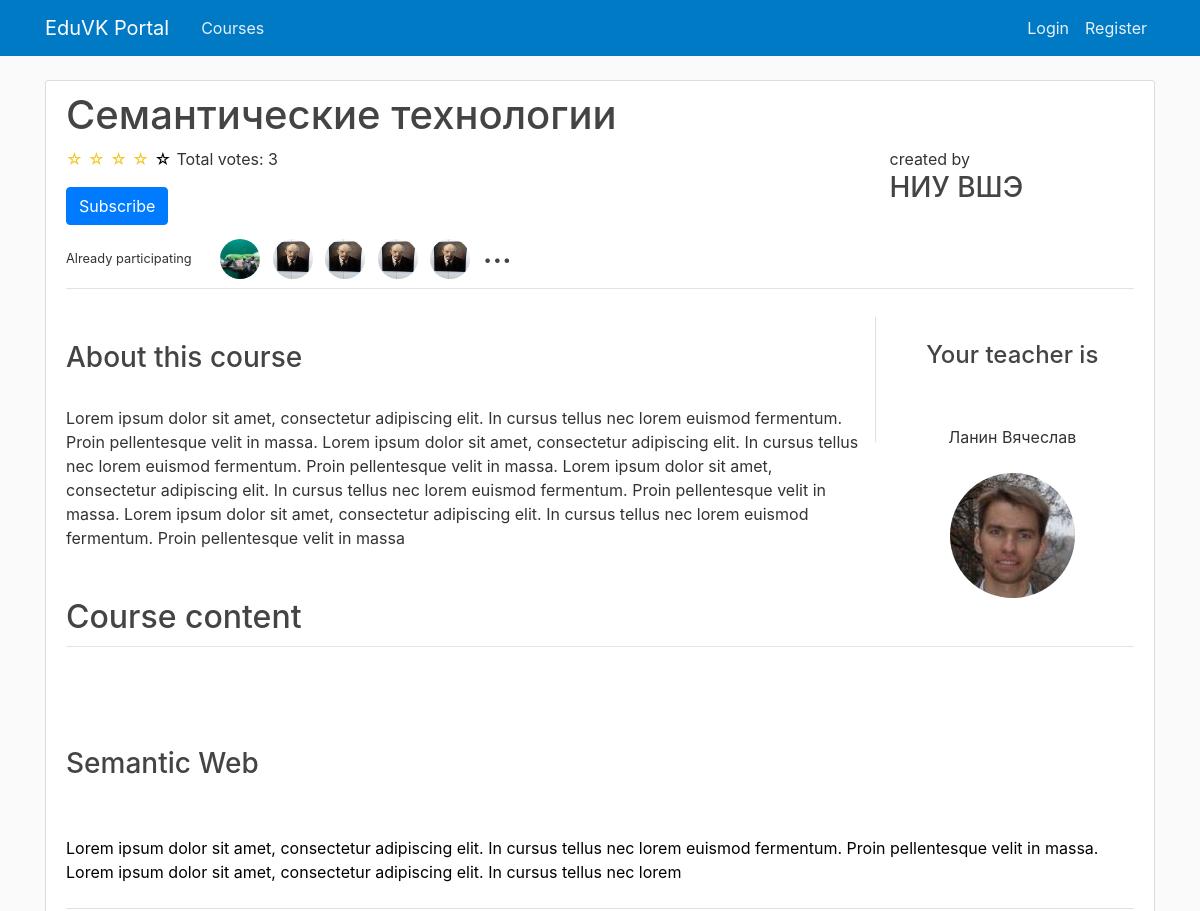
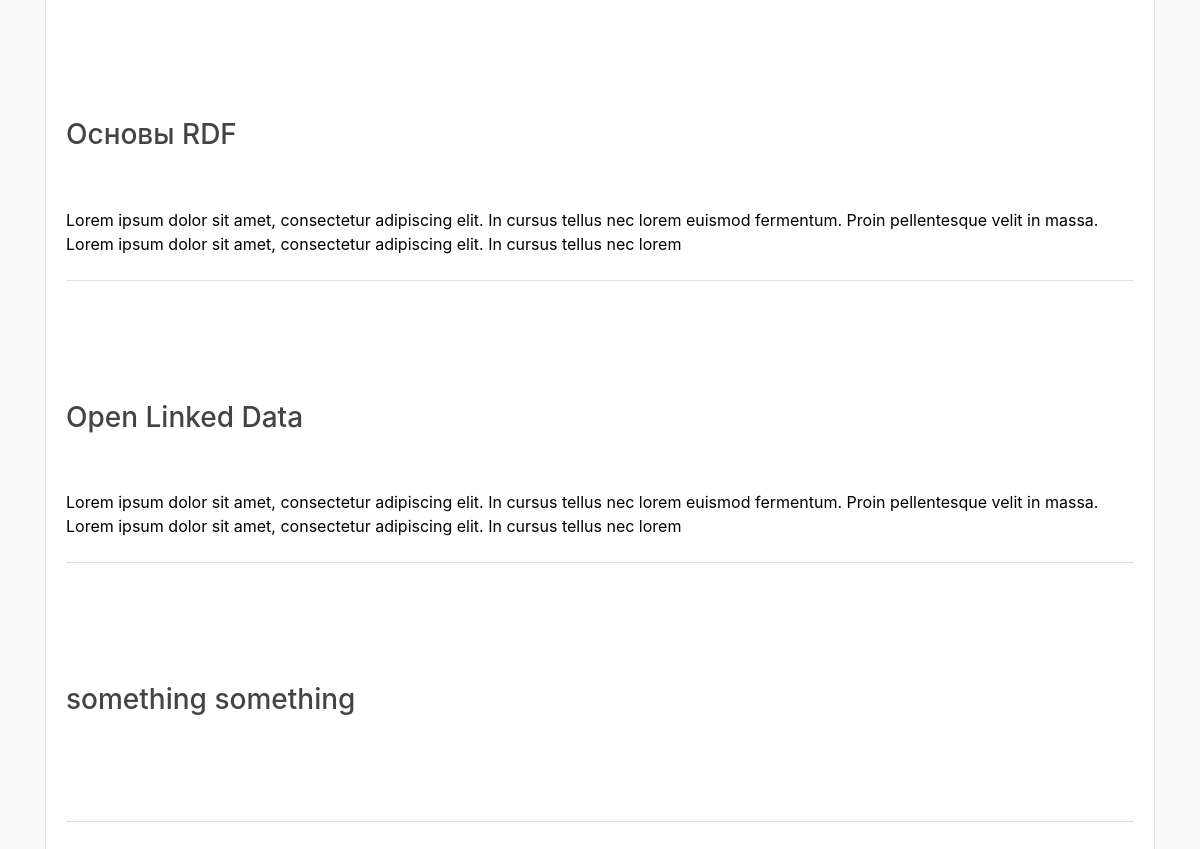
The page /course/1 on the database its author committed (2 pictures, top to bottom).
### app/models.py (models this page shows, shortened)
class Course(db.Model):
    __tablename__ = 'course'
    id = db.Column(db.Integer, primary_key=True)
    name = db.Column(db.String(120), nullable=False)
    description = db.Column(db.String(1000), nullable=True)
    picture = db.Column(db.String(12), nullable=True, default='default.jpg')
    rating = db.Column(db.Float, default=0)
    votes = db.Column(db.Integer, default=0)
    lectures = db.relationship('Lecture', backref='course', lazy='select')
    pupils = db.relationship('User', secondary="course_user", back_populates='courses', lazy='dynamic')
    lector_id = db.Column(db.Integer, db.ForeignKey('user.id'), nullable=False)
    lector = db.relationship('User', foreign_keys=[lector_id])

class Group(db.Model):
    __tablename__ = 'group'
    id = db.Column(db.Integer, primary_key=True)
    name = db.Column(db.String(60), unique=True, nullable=False)
    description = db.Column(db.String(256), nullable=True)
    rules = db.Column(db.String(126), nullable=True)
    stakeholders = db.Column(db.String(60), unique=True, nullable=True)
    certificate = db.Column(db.String(12), nullable=True)

class User(db.Model, UserMixin):
    __tablename__ = 'user'
    id = db.Column(db.Integer, primary_key=True)
    username = db.Column(db.String(20), unique=True, nullable=False)
    email = db.Column(db.String(120), nullable=True)
    avatar = db.Column(db.String(20), nullable=False, default='default.jpg')
    first_name = db.Column(db.String(20), nullable=True)
    last_name = db.Column(db.String(30), nullable=True)
    password = db.Column(db.String(60), nullable=False)
    group_id = db.Column(db.Integer, db.ForeignKey('group.id'), nullable=True)
    group = db.relationship('Group', foreign_keys=[group_id], backref='students', lazy='select')
    role_id = db.Column(db.Integer, db.ForeignKey('role.id'), nullable=False)
    role = db.relationship('Role')
    courses = db.relationship('Course', secondary="course_user", back_populates='pupils', lazy='dynamic')
    def fullname(self):
        if self.last_name is None or self.first_name is None:
            return ""
        return f"{self.last_name} {self.first_name}"

class Lecture(db.Model):
    __tablename__ = 'lecture'
    id = db.Column(db.Integer, primary_key=True)
    name = db.Column(db.String(120), nullable=False)
    description = db.Column(db.String(500), nullable=True)
    rating = db.Column(db.Float, default=0)
    votes = db.Column(db.Integer, default=0)
    course_id = db.Column(db.Integer, db.ForeignKey('course.id'), nullable=False)
    paragraphs = db.relationship('Paragraph', backref='lecture', lazy='select')

### app/courses/views.py (the view)
@courses.route("/course/<int:course_id>")
def get_course(course_id):
    course = Course.query.get_or_404(course_id)
    return render_template('course.html', course=course, edit_enable=False)

### app/templates/course.html (shortened to what this page needs)
{% extends "layout.html" %}
{% block content %}
  <article class="content-section">
    <div class="article-metadata">
      <h1>{{ course.name }}</h1>
      <div class="row">
        <div class="col-sm-9">
          <div class="rating mb-3">
            <span class="total-votes">Total votes: {{ course.votes }}</span>
            {% for star in range(5,0,-1) %}
              {% if course.votes > 0 and star <= (course.rating/course.votes)  %}
                <a class="star-filled" href="{{ url_for('courses.rate_course', course_id=course.id, rating=star) }}">
                  <span >☆</span>
                </a>
              {% else %}
                <a class="star-empty" href="{{ url_for('courses.rate_course', course_id=course.id, rating=star) }}">
                  <span >☆</span>
                </a>
              {% endif %}
            {% endfor %}
          </div>
          {% if current_user.is_authenticated and course in current_user.courses.all() %}
            <a class="btn btn-secondary mb-2" href="{{ url_for('users.unsubscribe', course_id=course.id) }}">Unsubscribe</a>
          {% else %}
            <a class="btn btn-primary mb-2" href="{{ url_for('users.subscribe', course_id=course.id) }}">Subscribe</a>
          {% endif %}
        </div>
        <div class="col-sm-3">
          <span>created by</span>
          <h3>
              {{ course.lector.group.stakeholders }}
          </h3>
        </div>
      </div>
      <div class="mb-2">
        <small class="d-inline mr-4">Already participating</small>
        {% for pupil in course.pupils[:5] %}
          <div class="profile-small d-inline mr-2">
            <img class="rounded-circle" src="{{ url_for('static', filename='profile_pics/' + pupil.avatar) }}" title="{{ pupil.fullname() }}">
          </div>
        {% endfor %}
        <h2 class="d-inline">...</h2>
      </div>
    </div>
    <div class="article-content">
      <div class="row">
        <div class="col-sm-9">
          <h3>About this course</h3>
          <div>{{ course.description }}</div>
        </div>
        <div class="col-sm-3 text-center border-left profile-big">
          <h4>Your teacher is</h4>
          <span>
            {{ course.lector.fullname() }}
          </span>
          <img class="rounded-circle" src="{{ url_for('static', filename='profile_pics/' + course.lector.avatar) }}">
        </div>
      </div>
    </div>
    <div class="article-metadata">
      <h2> Course content </h2>
    </div>
      <div class="article-content">
      {% for lecture in course.lectures %}
        <a class="text-decoration-none link-block" href="{{ url_for('lectures.get_lecture', course_id=course.id, lecture_id=lecture.id) }}">
          <div class="border-bottom">
            <h3> {{ lecture.name }}</h3>
            <div>
              {{ lecture.description }}
            </div>
          </div>
        </a>
      {% endfor %}
    </div>
  </article>
{% endblock content %}

### app/static/main.css (style rules this page uses)
body { background: #fafafa; color: #333333; margin-top: 5rem; }
h1, h2, h3, h4, h5, h6 { color: #444444; }
.content-section { background: #ffffff; padding: 10px 20px; border: 1px solid #dddddd; border-radius: 3px; margin-bottom: 20px; }
.article-content { white-space: pre-line; }
.article-metadata { padding-bottom: 1px; margin-bottom: 4px; border-bottom: 1px solid #e3e3e3 }
.link-block > div { color: #000000; transition: 1s linear; }
.rating { unicode-bidi: bidi-override; direction: rtl; }
.total-votes { unicode-bidi: bidi-override; direction: ltr; }
.star-empty { color: #000000; display: inline-block; position: relative; width: 1.1em; }
.star-filled { content: "\2605"; color: #F0C924; display: inline-block; position: relative; width: 1.1em; }
.profile-small, .profile-small > img { height: 40px; width: 40px; }
.profile-big, .profile-big > img { height: 125px; width: 125px; }

### rows shown on the page
Course: name "Семантические технологии", votes "3", description "Lorem ipsum dolor sit amet, consectetur adipiscing elit. In cursus tellus nec lorem euismod fermentum. Proin pellentesque velit in massa. Lorem ipsum dolor sit amet, consectetur adipiscing elit. In cursus tellus nec lorem euismod fermentum. Proin pellentesque velit in massa. Lorem ipsum dolor sit amet, consectetur adipiscing elit. In cursus tellus nec lorem euismod fermentum. Proin pellentesque velit in massa. Lorem ipsum dolor sit amet, consectetur adipiscing elit. In cursus tellus nec lorem euismod fermentum. Proin pellentesque velit in massa"
Group: lector.group.stakeholders "НИУ ВШЭ"
User: avatar (picture)
User: avatar (placeholder picture)
User: avatar (placeholder picture)
User: avatar (placeholder picture)
User: avatar (placeholder picture)
User: lector.fullname "Ланин Вячеслав", avatar (picture)
Lecture: name "Semantic Web", description "Lorem ipsum dolor sit amet, consectetur adipiscing elit. In cursus tellus nec lorem euismod fermentum. Proin pellentesque velit in massa. Lorem ipsum dolor sit amet, consectetur adipiscing elit. In cursus tellus nec lorem"
Lecture: name "Основы RDF", description "Lorem ipsum dolor sit amet, consectetur adipiscing elit. In cursus tellus nec lorem euismod fermentum. Proin pellentesque velit in massa. Lorem ipsum dolor sit amet, consectetur adipiscing elit. In cursus tellus nec lorem"
Lecture: name "Open Linked Data", description "Lorem ipsum dolor sit amet, consectetur adipiscing elit. In cursus tellus nec lorem euismod fermentum. Proin pellentesque velit in massa. Lorem ipsum dolor sit amet, consectetur adipiscing elit. In cursus tellus nec lorem"
Lecture: name "something something"
